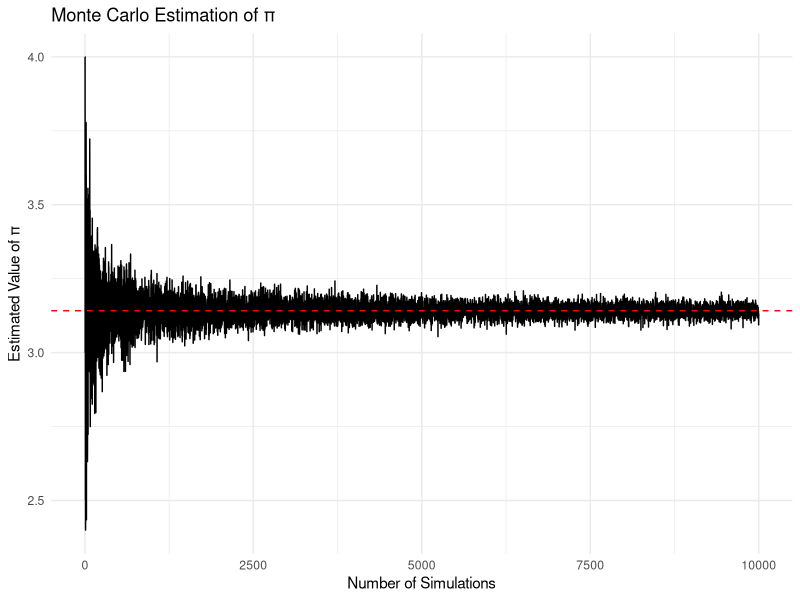
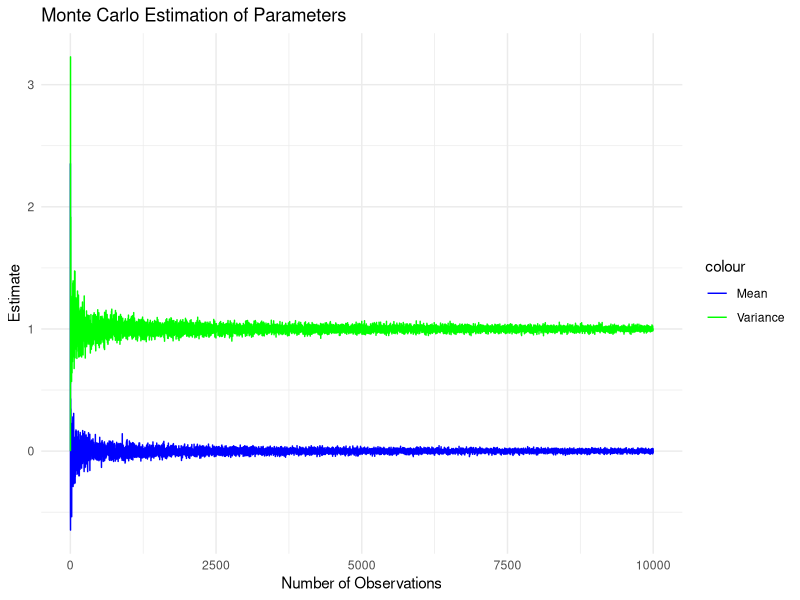
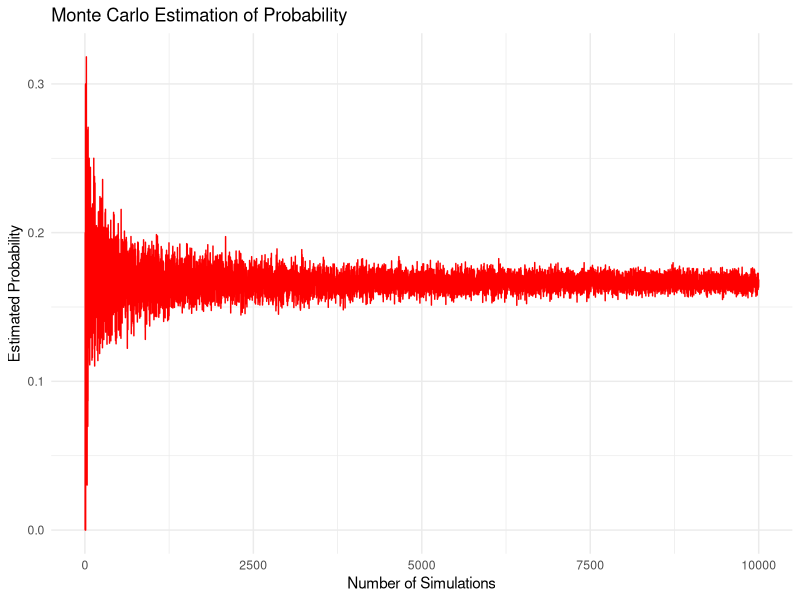
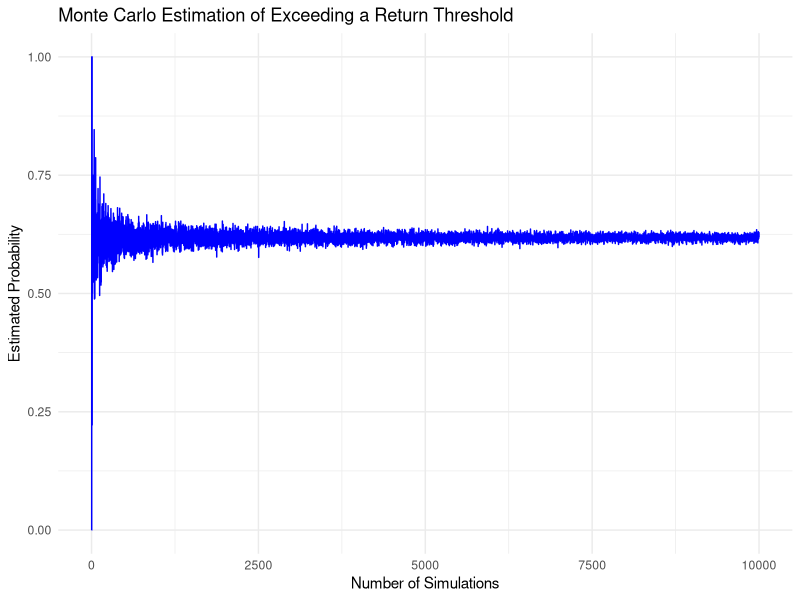

Here is the R script that generated these plots, in order:
## ---- chunk 1
knitr::opts_chunk$set(echo = TRUE)
## ---- chunk 2
# Load necessary library
library(ggplot2)

# Sequence of n values
n_values <- seq(1, 10000, by=1)

# Initialize a vector to store pi estimates
pi_estimates <- numeric(length(n_values))

# Loop over n values
for (i in seq_along(n_values)) {
  n <- n_values[i]
  
  # Generate random points
  x <- runif(n)
  y <- runif(n)
  
  # Check if points are inside the quarter circle
  inside_circle <- x^2 + y^2 <= 1
  
  # Estimate Pi and store it
  pi_estimates[i] <- 4 * sum(inside_circle) / n
}

# Data frame for plotting
data_for_plot <- data.frame(
  n = n_values,
  PiEstimate = pi_estimates
)

# Plotting
ggplot(data_for_plot, aes(x = n, y = PiEstimate)) +
  geom_line() +
  geom_hline(yintercept = pi, linetype="dashed", color = "red") +
  theme_minimal() +
  labs(title = "Monte Carlo Estimation of π",
       x = "Number of Simulations",
       y = "Estimated Value of π")

## ---- chunk 3
# Load necessary library
library(ggplot2)

# Sequence of n values
n_values <- seq(1, 10000, by=1)

# Initialize vectors to store estimates
mean_estimates <- numeric(length(n_values))
variance_estimates <- numeric(length(n_values))

# True parameters
true_mean <- 0
true_sd <- 1

# Loop over n values
for (i in seq_along(n_values)) {
  n <- n_values[i]
  observations <- rnorm(n, mean = true_mean, sd = true_sd)
  mean_estimates[i] <- mean(observations)
  variance_estimates[i] <- var(observations)
}

# Plotting the estimates
data_for_plot <- data.frame(
  n = n_values,
  MeanEstimate = mean_estimates,
  VarianceEstimate = variance_estimates
)

ggplot(data_for_plot) +
  geom_line(aes(x = n, y = MeanEstimate, colour = "Mean")) +
  geom_line(aes(x = n, y = VarianceEstimate, colour = "Variance")) +
  scale_colour_manual(values = c("Mean" = "blue", "Variance" = "green")) +
  theme_minimal() +
  labs(title = "Monte Carlo Estimation of Parameters",
       x = "Number of Observations",
       y = "Estimate")
## ---- chunk 4
# Initialize a vector to store probability estimates
probability_estimates <- numeric(length(n_values))

# Loop over n values
for (i in seq_along(n_values)) {
  n <- n_values[i]
  roll_one <- sample(1:6, n, replace = TRUE)
  roll_two <- sample(1:6, n, replace = TRUE)
  sum_rolls <- roll_one + roll_two
  probability_estimates[i] <- sum(sum_rolls > 9) / n
}

# Plotting the probability estimates
data_for_prob_plot <- data.frame(
  n = n_values,
  ProbabilityEstimate = probability_estimates
)

ggplot(data_for_prob_plot, aes(x = n, y = ProbabilityEstimate)) +
  geom_line(color = "red") +
  theme_minimal() +
  labs(title = "Monte Carlo Estimation of Probability",
       x = "Number of Simulations",
       y = "Estimated Probability")
## ---- chunk 5
# Load necessary library
library(ggplot2)

# Portfolio return parameters
mean_return <- 0.08  # 8%
std_deviation <- 0.10  # 10%
return_threshold <- 0.05  # 5%

# Sequence of n values
n_values <- seq(1, 10000, by=1)

# Initialize a vector to store probability estimates
probability_estimates <- numeric(length(n_values))

# Loop over n values
for (i in seq_along(n_values)) {
  n <- n_values[i]
  
  # Simulate n portfolio returns
  simulated_returns <- rnorm(n, mean = mean_return, sd = std_deviation)
  
  # Estimate the probability that return exceeds the threshold
  probability_estimates[i] <- sum(simulated_returns > return_threshold) / n
}

# Data for plotting
data_for_plot <- data.frame(
  n = n_values,
  ProbabilityEstimate = probability_estimates
)

# Plotting
ggplot(data_for_plot, aes(x = n, y = ProbabilityEstimate)) +
  geom_line(color = "blue") +
  theme_minimal() +
  labs(title = "Monte Carlo Estimation of Exceeding a Return Threshold",
       x = "Number of Simulations",
       y = "Estimated Probability")
